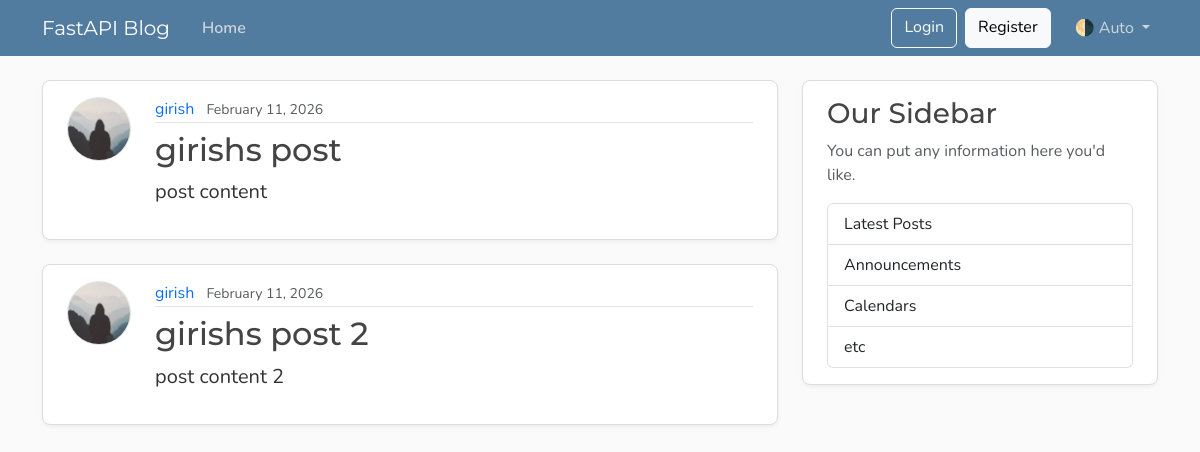
Page /posts on the earlier database version.
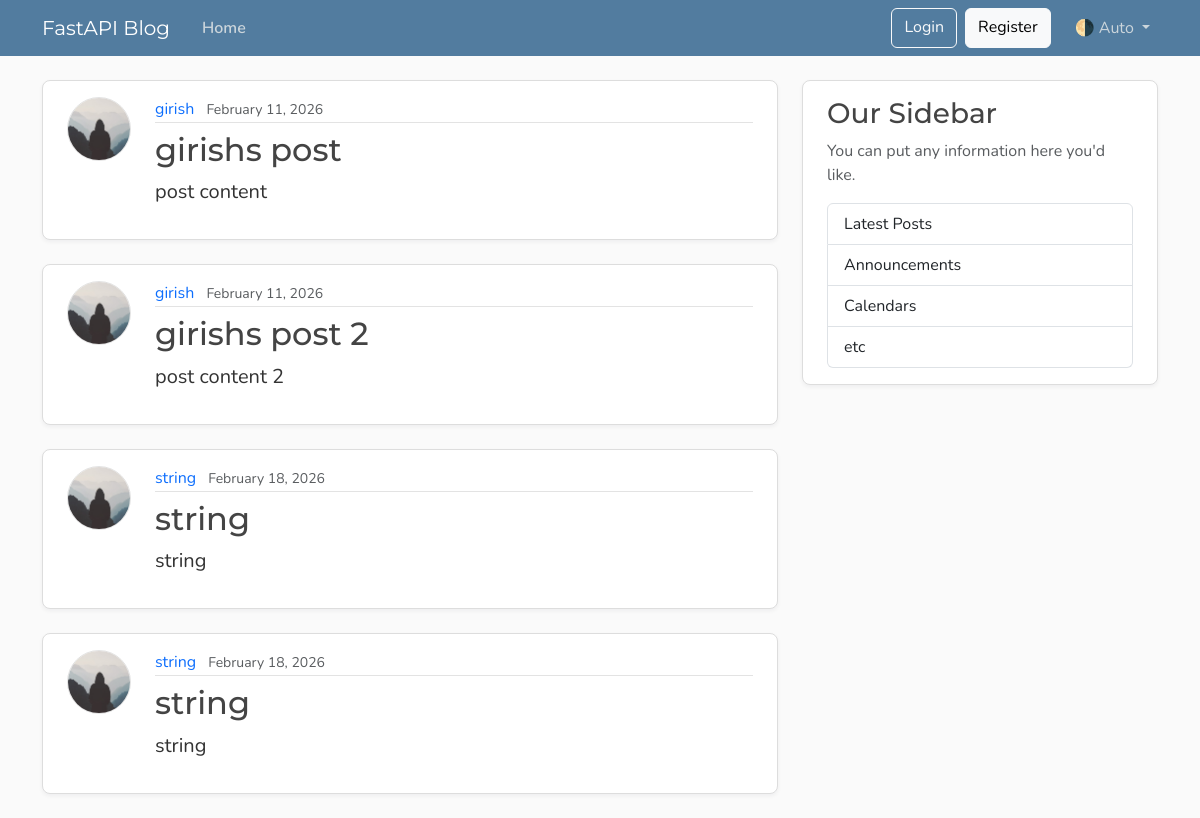
Same page on the later database version.
### models.py (models this page shows, shortened)
class Post(Base):
    __tablename__ = "posts"
    id: Mapped[int] = mapped_column(Integer, primary_key=True, index=True)
    title: Mapped[str] = mapped_column(String(100), nullable=False)
    content: Mapped[str] = mapped_column(Text, nullable=False)
    user_id: Mapped[int] = mapped_column(
        ForeignKey("users.id"),
        nullable=False,
        index=True,
    )
    date_posted: Mapped[datetime] = mapped_column(
        DateTime(timezone=True),
        default=lambda: datetime.now(UTC),
    )
    author: Mapped[User] = relationship(back_populates="posts")

class User(Base):
    __tablename__ = "users"
    id: Mapped[int] = mapped_column(Integer, primary_key=True, index=True)
    username: Mapped[str] = mapped_column(String(50), unique=True, nullable=False)
    email: Mapped[str] = mapped_column(String(120), unique=True, nullable=False)
    image_file: Mapped[str | None] = mapped_column(
        String(200),
        nullable=True,
        default=None,
    )
    posts: Mapped[list[Post]] = relationship(back_populates="author", cascade="all, delete-orphan")

### main.py (the view)
@app.get("/", include_in_schema=False, name="home")
@app.get("/posts", include_in_schema=False, name="posts")
async def home(request: Request, db: Annotated[AsyncSession, Depends(get_db)]):
    result = await db.execute(select(models.Post).options(selectinload(models.Post.author)),) #.options is the eager loading
    posts = result.scalars().all()
    return templates.TemplateResponse(
        request,
        "home.html",
        {"posts": posts, "title": "Home"},
    )

### templates/home.html
{% extends "layout.html" %}
{% block content %}
  {% for post in posts %}
    <article class="content-section py-3 px-4 mb-4">
      <div class="d-flex align-items-start gap-4">
        <img class="rounded-circle article-img flex-shrink-0"
             src="{{ post.author.image_path }}"
             alt="{{ post.author.username }}'s profile picture"
             width="64"
             height="64"
             loading="lazy">
        <div class="flex-grow-1">
          <div class="article-metadata mb-2">
            <a class="me-2"
               href="{{ url_for("user_posts", user_id=post.author.id) }}">{{ post.author.username }}</a>
            <small class="text-body-secondary">{{ post.date_posted.strftime("%B %d, %Y") }}</small>
          </div>
          <h2>
            <a class="article-title"
               href="{{ url_for("post_page", post_id=post.id) }}">{{ post.title }}</a>
          </h2>
          <p class="article-content">{{ post.content }}</p>
        </div>
      </div>
    </article>
  {% endfor %}
{% endblock content %}

### templates/layout.html (shortened to what this page needs)
<!DOCTYPE html>
<html lang="en">
  <head>
    <link href="https://cdn.jsdelivr.net/npm/bootstrap@5.3.8/dist/css/bootstrap.min.css"
          rel="stylesheet"
>
    <link rel="stylesheet"
          type="text/css"
          href="{{ url_for("static", path='css/main.css') }}">
  </head>
  <body class="d-flex flex-column min-vh-100">
    <header class="site-header">
      <nav class="navbar navbar-expand-md bg-steel fixed-top"
           data-bs-theme="dark">
        <div class="container">
          <a class="navbar-brand me-4" href="{{ url_for("home") }}">FastAPI Blog</a>
          <div class="collapse navbar-collapse" id="navbarToggle">
            <div class="navbar-nav me-auto">
              <a class="nav-link active"
                 aria-current="page"
                 href="{{ url_for("home") }}">Home</a>
            </div>
            <div class="navbar-nav">
              <a class="btn btn-outline-light mb-2 mb-md-0 me-md-2" href="#">Login</a>
              <a class="btn btn-light mb-2 mb-md-0 me-md-3" href="#">Register</a>
              <div class="nav-item dropdown">
                <a class="nav-link dropdown-toggle"
                   href="#"
                   role="button"
                   id="bd-theme"
                   data-bs-toggle="dropdown"
                   aria-expanded="false">
                  <span id="bd-theme-text">🌗 Auto</span>
                </a>
              </div>
            </div>
          </div>
        </div>
      </nav>
    </header>
    <main role="main" class="container">
      <div class="row">
        <div class="col-md-8">
          {% block content %}
          {% endblock content %}
        </div>
        <aside class="col-md-4">
          <div class="content-section py-3 px-4 mb-4">
            <h3>Our Sidebar</h3>
            <p class="text-body-secondary">You can put any information here you'd like.</p>
            <ul class="list-group">
              <li class="list-group-item">Latest Posts</li>
              <li class="list-group-item">Announcements</li>
              <li class="list-group-item">Calendars</li>
              <li class="list-group-item">etc</li>
            </ul>
          </div>
        </aside>
      </div>
    </main>
  </body>
</html>

### static/css/main.css (style rules this page uses)
:root { --font-heading: "Montserrat", system-ui, -apple-system, BlinkMacSystemFont, sans-serif; --font-body: "Nunito", system-ui, -apple-system, BlinkMacSystemFont, sans-serif; --color-bg-body: #fafafa; --color-bg-content: #ffffff; --color-text-primary: #333333; --color-text-heading: #444444; --color-steel: #527c9f; --color-nav-link: #cbd5db; --color-nav-link-hover: #ffffff; --color-link-hover: #428bca; --color-border: #dddddd; --color-border-light: #e3e3e3; --spacing-xl: 5rem; --article-img-size: 4rem; --account-img-size: 7.813rem; }
body { font-family: var(--font-body); background: var(--color-bg-body); color: var(--color-text-primary); }
main { padding-top: var(--spacing-xl); }
h1, h2, h3, h4, h5, h6 { font-family: var(--font-heading); color: var(--color-text-heading); }
.navbar-brand { font-family: var(--font-heading); }
a { text-decoration: none; }
.bg-steel { background-color: var(--color-steel); }
.site-header .navbar-nav .nav-link { color: var(--color-nav-link); transition: color 0.2s ease-in-out; }
.site-header .navbar-nav .nav-link.active { font-weight: 600; }
.content-section { background: var(--color-bg-content); border: 1px solid var(--color-border); border-radius: 0.5rem; box-shadow: 0 2px 4px rgba(15, 23, 42, 0.05); transition: box-shadow 0.15s ease, transform 0.15s ease, border-color 0.15s ease; }
.article-title { color: var(--color-text-heading); transition: color 0.2s ease-in-out; }
.article-content { white-space: pre-line; font-size: 1.25rem; }
.article-img { height: var(--article-img-size); width: var(--article-img-size); flex-shrink: 0; object-fit: cover; border: 1px solid var(--color-border-light); box-shadow: 0 0 0 2px var(--color-bg-content); }
.article-metadata { padding-bottom: 0.063rem; border-bottom: 1px solid var(--color-border-light); }
.article-metadata a { transition: color 0.2s ease-in-out; }
[data-bs-theme="dark"] { --color-bg-body: #1a1a1a; --color-bg-content: #2d2d2d; --color-text-primary: #e0e0e0; --color-text-heading: #f0f0f0; --color-border: #404040; --color-border-light: #4a4a4a; }

Differences in the rows shown:
added Post: author.username "string", date_posted "February 18, 2026", title "string", content "string"
added Post: author.username "string", date_posted "February 18, 2026", title "string", content "string"
